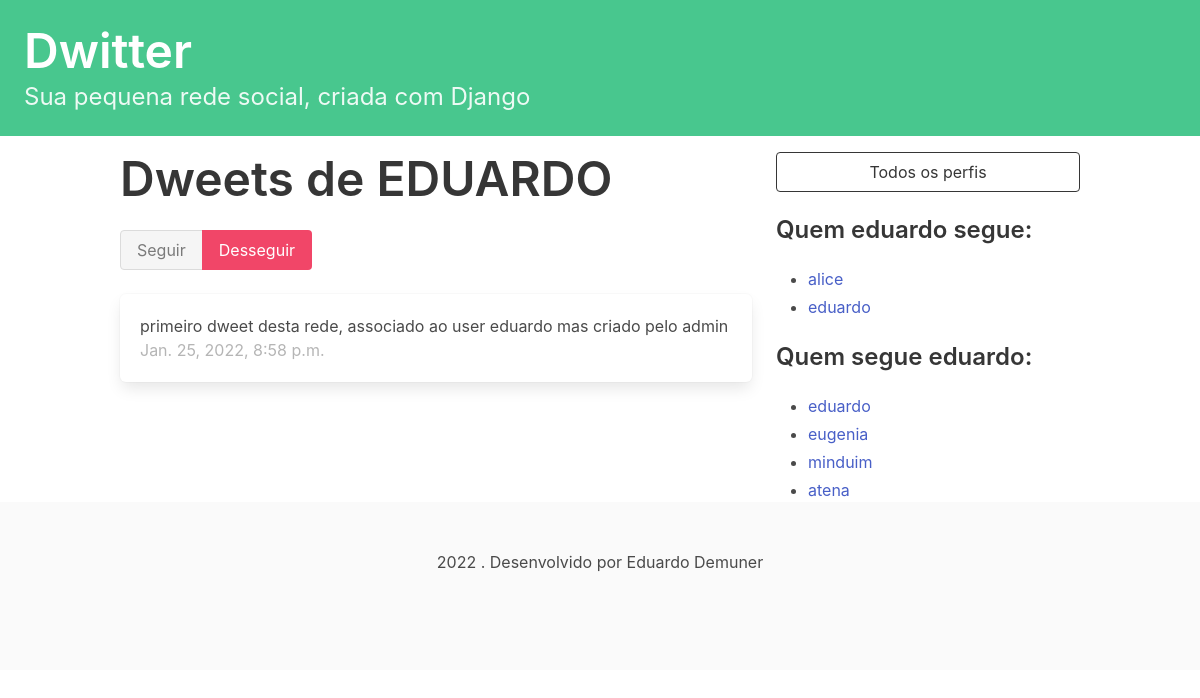
Page /profile/5 (signed in) on the earlier database version.
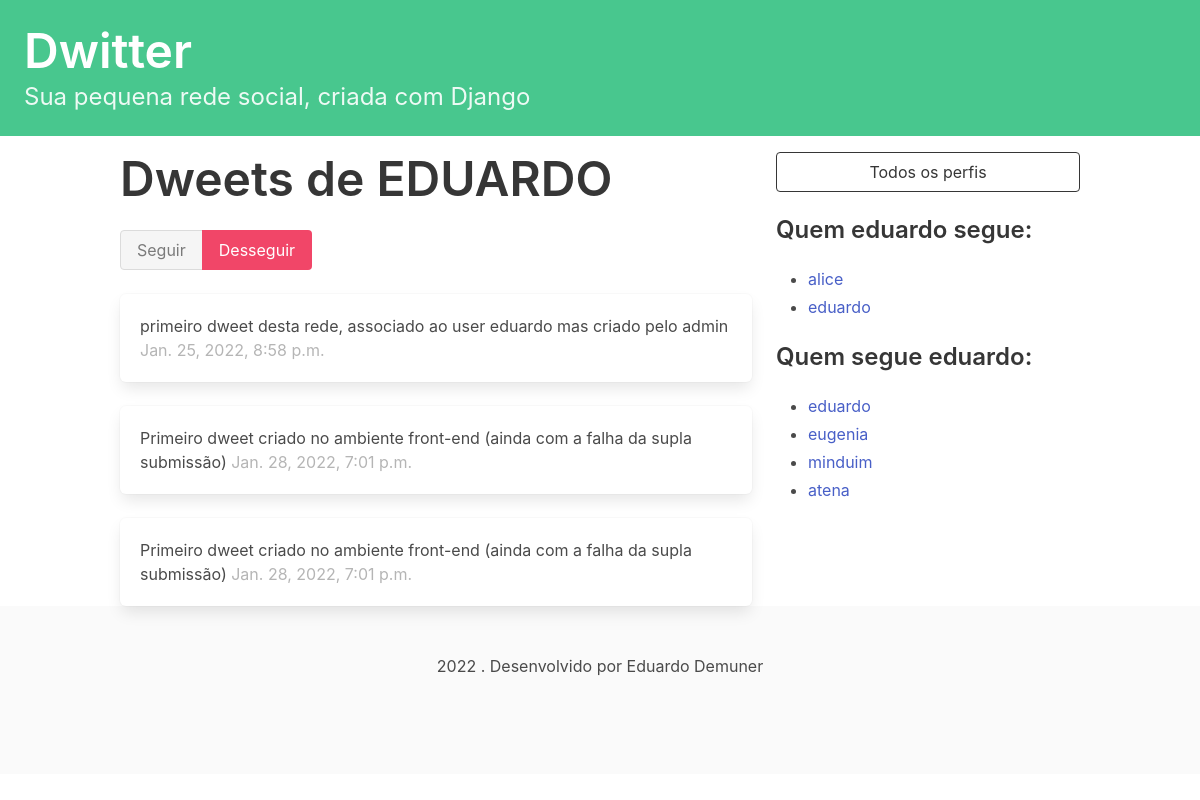
Same page on the later database version.
### dwitter/models.py (models this page shows, shortened)
class Dweet(models.Model):
    user = models.ForeignKey(
        User, related_name="dweets", on_delete=models.DO_NOTHING
    )
    body = models.CharField(max_length=140)
    created_at = models.DateTimeField(auto_now_add=True)

class Profile(models.Model):
    user = models.OneToOneField(User, on_delete=models.CASCADE)
    follows = models.ManyToManyField(
        "self",
        related_name="followed_by",
        symmetrical=False,
        blank=True
    )
    def __str__(self):
        return self.user.username

### dwitter/views.py (the view, shortened to what this page needs)
# urls.py: path("profile/<int:pk>", profile, name="profile"),
@login_required(login_url='/login/')
def profile(request, pk):
    profile = Profile.objects.get(pk=pk)
    return render(request, "dwitter/profile.html", {"profile": profile})

### dwitter/templates/dwitter/profile.html (shortened to what this page needs)
{% extends 'base.html' %}
{% block content %}
<div class="columns">
    <div class="column">
        <div class="block">
            <h1 class="title is-1">
                Dweets de {{ profile.user.username|upper }}
            </h1>
            <form method="post">
                <div class="buttons has-addons">
                    {% if profile in user.profile.follows.all %}
                        <button class="button is-success is-static">Seguir</button>
                        <button class="button is-danger"
                        name="follow" value="unfollow">Desseguir</button>
                    {% else %}
                        <button class="button is-success"
                        name="follow" value="follow">Seguir</button>
                        <button class="button is-danger is-static">Desseguir</button>
                    {% endif %}
                </div>
            </form>
        </div>
        <div class="content">
    {% for dweet in profile.user.dweets.all %}
        <div class="box">
            {{ dweet.body }}
            <span class="is-small has-text-grey-light">
                {{ dweet.created_at }}
            </span>
        </div>
    {% endfor %}
</div>
    </div>
    <div class="column is-one-third">
        <div class=block>
            <a href="{% url 'dwitter:profile_list' %}">
                <button class="button is-dark is-outlined is-fullwidth">
                    Todos os perfis
                </button>
            </a>
        </div>
        <div class="block">
            <h3 class="title is-4">
                Quem {{ profile.user.username }} segue:
            </h3>
            <div class="content">
                <ul>
                    {% for following in profile.follows.all %}
                        <li>
                            <a href="{% url 'dwitter:profile' following.id %}">
                                {{ following }}
                            </a>
                        </li>
                    {% endfor %}
                </ul>
            </div>
        </div>
        <div class="block">
            <h3 class="title is-4">
                    Quem segue {{ profile.user.username }}:
            </h3>
            <div class="content">
                <ul>
                    {% for follower in profile.followed_by.all %}
                        <li>
                            <a href="{% url 'dwitter:profile' follower.id %}">
                                {{ follower }}
                            </a>
                        </li>
                    {% endfor %}
                </ul>
            </div>
        </div>
    </div>
</div>
{% endblock content %}

Differences in the rows shown:
added Dweet: body "Primeiro dweet criado no ambiente front-end (ainda com a falha da supla submissão)", created_at "Jan. 28, 2022, 7:01 p.m."
added Dweet: body "Primeiro dweet criado no ambiente front-end (ainda com a falha da supla submissão)", created_at "Jan. 28, 2022, 7:01 p.m."
